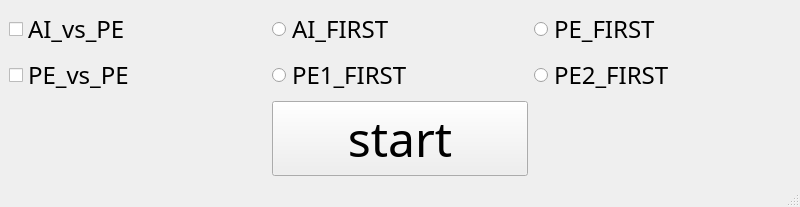
<?xml version="1.0" encoding="UTF-8"?>
<ui version="4.0">
 <class>MainWindow1</class>
 <widget class="QMainWindow" name="MainWindow1">
  <property name="geometry">
   <rect>
    <x>0</x>
    <y>0</y>
    <width>800</width>
    <height>202</height>
   </rect>
  </property>
  <property name="windowTitle">
   <string>MainWindow</string>
  </property>
  <widget class="QWidget" name="centralwidget">
   <layout class="QGridLayout" name="gridLayout_2">
    <item row="0" column="0">
     <layout class="QGridLayout" name="gridLayout">
      <item row="0" column="2">
       <widget class="QRadioButton" name="radioButton_2">
        <property name="font">
         <font>
          <family>Adobe 楷体 Std R</family>
          <pointsize>18</pointsize>
         </font>
        </property>
        <property name="text">
         <string>PE_FIRST</string>
        </property>
       </widget>
      </item>
      <item row="1" column="0">
       <widget class="QCheckBox" name="checkBox_2">
        <property name="font">
         <font>
          <family>Adobe 楷体 Std R</family>
          <pointsize>18</pointsize>
         </font>
        </property>
        <property name="text">
         <string>PE_vs_PE</string>
        </property>
       </widget>
      </item>
      <item row="1" column="2">
       <widget class="QRadioButton" name="radioButton_4">
        <property name="font">
         <font>
          <family>Adobe 楷体 Std R</family>
          <pointsize>18</pointsize>
         </font>
        </property>
        <property name="text">
         <string>PE2_FIRST</string>
        </property>
       </widget>
      </item>
      <item row="0" column="0">
       <widget class="QCheckBox" name="checkBox">
        <property name="font">
         <font>
          <family>Adobe 楷体 Std R</family>
          <pointsize>18</pointsize>
         </font>
        </property>
        <property name="text">
         <string>AI_vs_PE</string>
        </property>
       </widget>
      </item>
      <item row="0" column="1">
       <widget class="QRadioButton" name="radioButton">
        <property name="font">
         <font>
          <family>Adobe 楷体 Std R</family>
          <pointsize>18</pointsize>
         </font>
        </property>
        <property name="text">
         <string>AI_FIRST</string>
        </property>
       </widget>
      </item>
      <item row="1" column="1">
       <widget class="QRadioButton" name="radioButton_3">
        <property name="font">
         <font>
          <family>Adobe 楷体 Std R</family>
          <pointsize>18</pointsize>
         </font>
        </property>
        <property name="text">
         <string>PE1_FIRST</string>
        </property>
       </widget>
      </item>
      <item row="2" column="1">
       <widget class="QPushButton" name="pushButton_2">
        <property name="font">
         <font>
          <family>Adobe 楷体 Std R</family>
          <pointsize>36</pointsize>
         </font>
        </property>
        <property name="text">
         <string>start</string>
        </property>
       </widget>
      </item>
     </layout>
    </item>
   </layout>
  </widget>
  <widget class="QMenuBar" name="menubar">
   <property name="geometry">
    <rect>
     <x>0</x>
     <y>0</y>
     <width>800</width>
     <height>17</height>
    </rect>
   </property>
  </widget>
  <widget class="QStatusBar" name="statusbar"/>
 </widget>
 <resources/>
 <connections/>
</ui>
